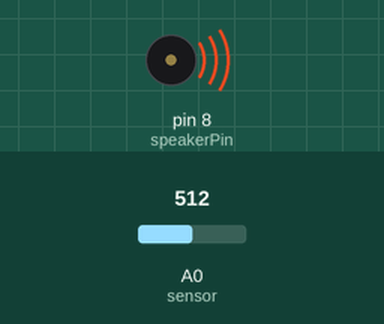
Simulated run of this sketch. Board: Arduino Uno, built with avr-gcc and run on an emulated ATmega328P. Parts: buzzer (waves = sounding). The test bench sets the inputs (shaded band); at power-on: A0 (sensor) = 512.

Above: at 0.1 s.
Timing chart, 0 to 1.6 s (numbered marks = the images above):
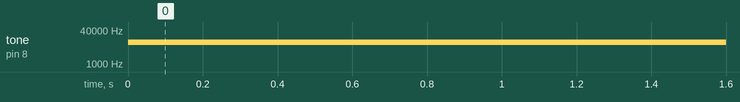

The sketch:

opdracht9_d.ino
```cpp
int speakerPin = 8;

void setup() {
  Serial.begin(9600); // open the serial port at 9600 bps:
  pinMode(speakerPin, OUTPUT);

}

void loop() {

  int sensorValue = analogRead(A0); // read sensor, 0-1023


  int freq = map(sensorValue, 45, 130, 100, 2000);

  tone(speakerPin, freq); // A

}
```

Measured:
- by itself, tone on pin 8 (speakerPin): silent → 10538 Hz at 0.00 s
